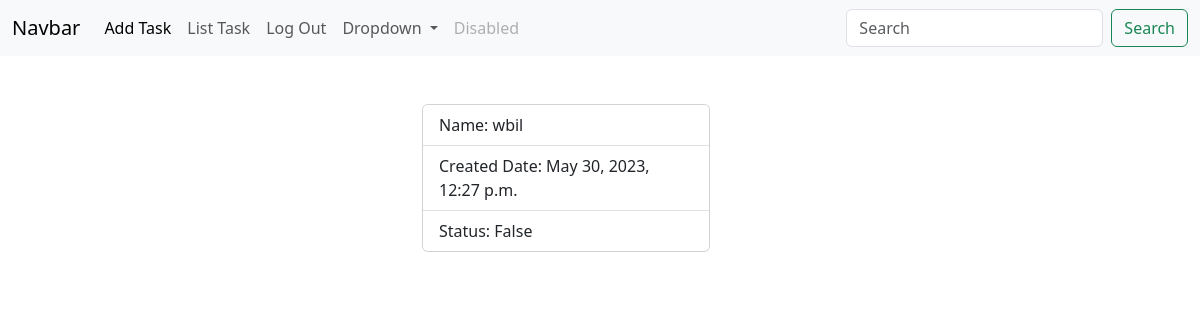
The page /task/detail3/ (signed in) on the database its author committed.
### api/models.py (models this page shows, shortened)
class Tasks(models.Model):
    task_name=models.CharField(max_length=50)
    user=models.ForeignKey(User,on_delete=models.CASCADE)
    created_date=models.DateTimeField(auto_now_add=True)
    status=models.BooleanField(default=False)

### taskweb/views.py (the view)
# urls.py: path("task/detail<int:id>/",views.TaskDetailView.as_view(),name="task-detail"),
@method_decorator(signin_required,name="dispatch")
class TaskDetailView(View):
    def get(self,request,*args,**kwargs):
        id=kwargs.get("id")
        qs=Tasks.objects.get(id=id)
        return render(request,"task-detail.html",{"task":qs})

### taskweb/views.py (called while the page is built)
def signin_required(fn):
    def wrapper(request,*args,**kwargs):
        if not request.user.is_authenticated:
            return redirect("sign-in")
        else:
            return fn(request,*args,**kwargs)
    return wrapper

### taskweb/templates/task-detail.html
{%extends 'base.html'%}
{%block body%}
<div class="container">
    <div class="row mt-5">
        <div class="col-4"></div>
        <div class="col-4">
            <div class="card" style="width: 18rem;">
                <ul class="list-group list-group-flush">
                  <li class="list-group-item">Name:  {{task.task_name}}</li>
                  <li class="list-group-item">Created Date:  {{task.created_date}}</li>
                  <li class="list-group-item">Status:  {{task.status}}</li>
                </ul>
              </div>
        </div>
        <div class="col-4"></div>
    </div>
</div>
{%endblock%}

### rows shown on the page
Tasks: task_name "wbil", created_date "May 30, 2023, 12:27 p.m.", status "False"
